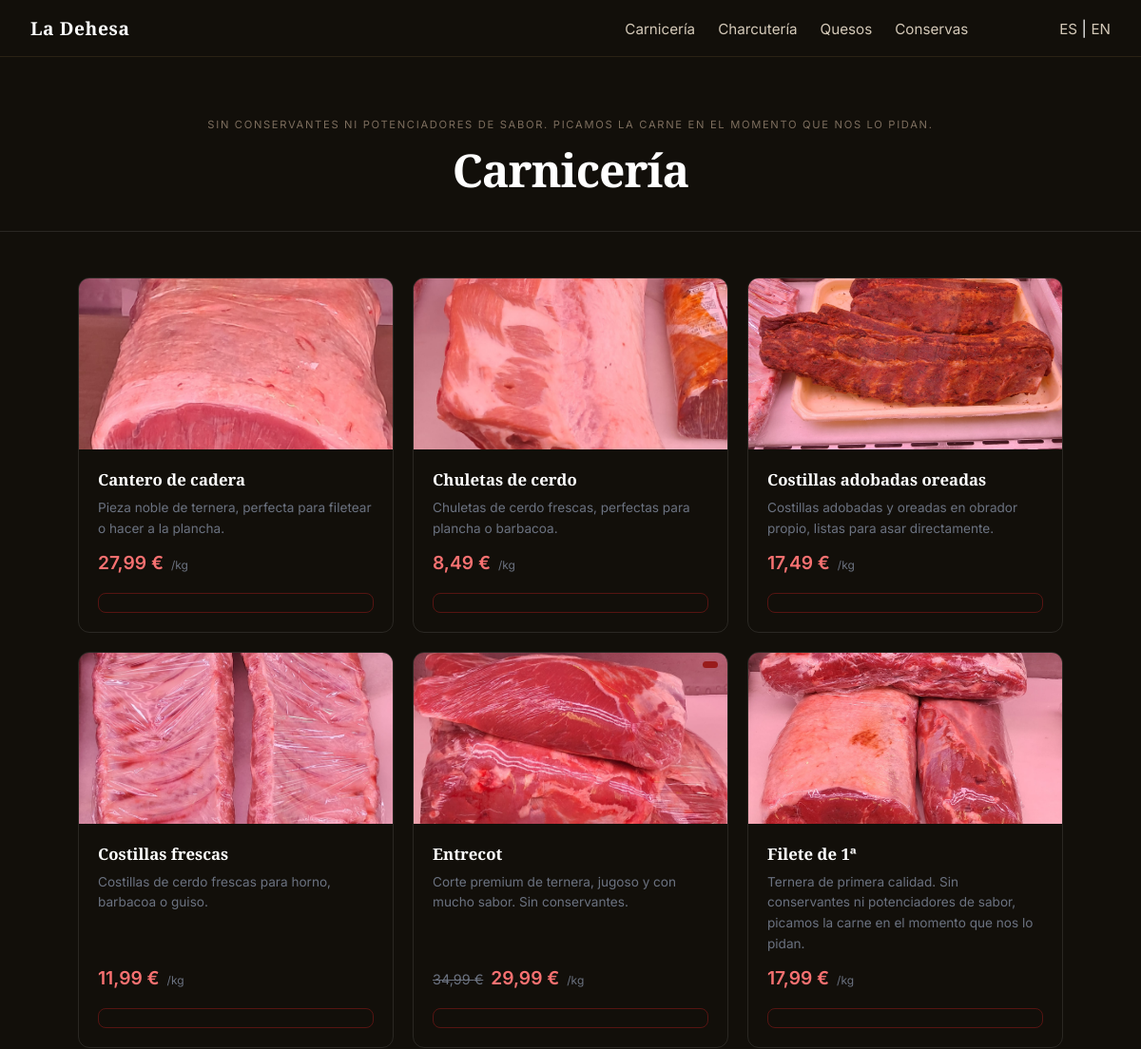
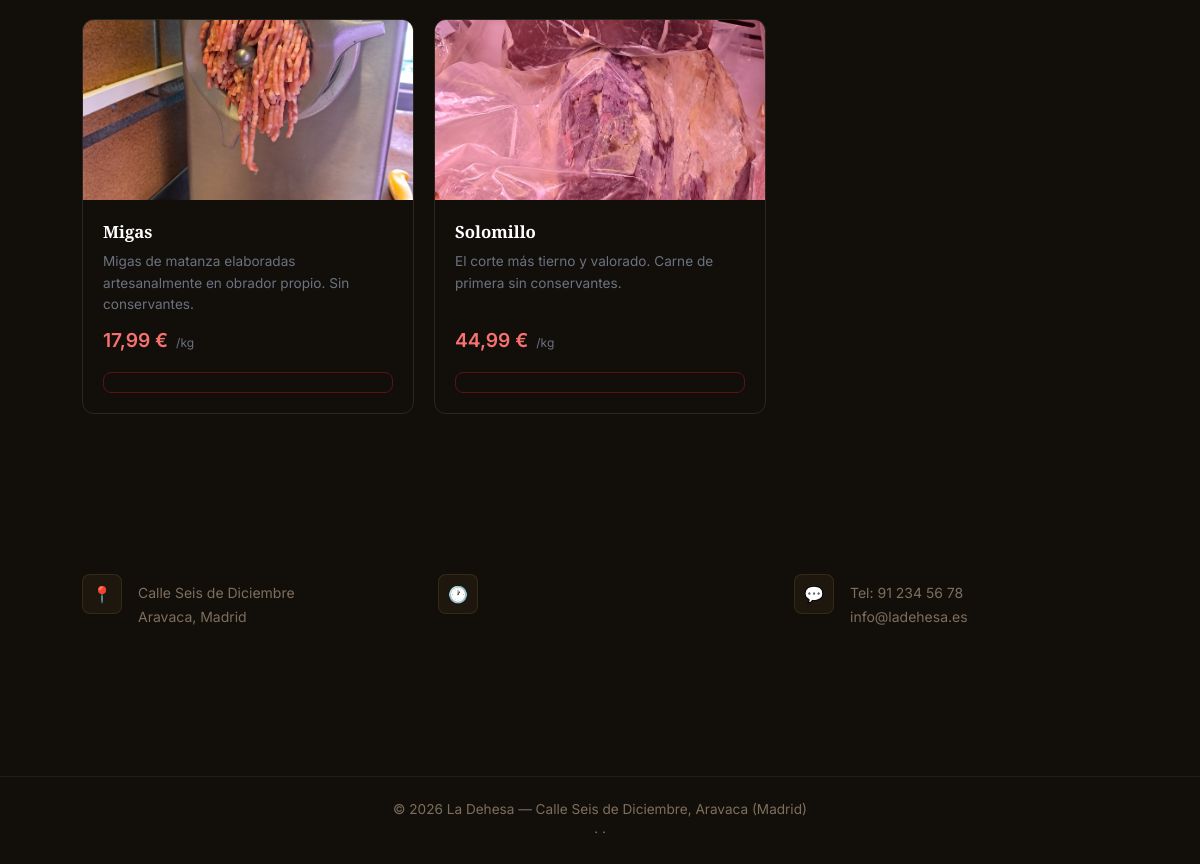
The page /app/views/catalogo/carniceria.php on the database its author committed (2 pictures, top to bottom).
### tables this page shows
CREATE TABLE secciones (
    id INT UNSIGNED AUTO_INCREMENT PRIMARY KEY,
    nombre VARCHAR(100) NOT NULL,
    slug VARCHAR(100) NOT NULL UNIQUE,
    descripcion TEXT,
    orden TINYINT UNSIGNED NOT NULL DEFAULT 0
);

CREATE TABLE productos (
    id INT UNSIGNED AUTO_INCREMENT PRIMARY KEY,
    id_seccion INT UNSIGNED NOT NULL,
    nombre VARCHAR(200) NOT NULL,
    descripcion TEXT,
    precio DECIMAL(10,2) NOT NULL,
    unidad_medida ENUM('kg','g','100g','unidad','bandeja','pack','blister') NOT NULL DEFAULT 'unidad',
    stock DECIMAL(10,3) NOT NULL DEFAULT 0,
    foto VARCHAR(255),
    disponible TINYINT(1) NOT NULL DEFAULT 1,
    created_at TIMESTAMP DEFAULT CURRENT_TIMESTAMP,
    FOREIGN KEY (id_seccion) REFERENCES secciones(id) ON DELETE CASCADE
);

CREATE TABLE promociones (
    id INT UNSIGNED AUTO_INCREMENT PRIMARY KEY,
    id_producto INT UNSIGNED NOT NULL,
    descripcion TEXT,
    precio_promocional DECIMAL(10,2) NOT NULL,
    activa TINYINT(1) NOT NULL DEFAULT 1,
    fecha_inicio DATE,
    fecha_fin DATE,
    FOREIGN KEY (id_producto) REFERENCES productos(id) ON DELETE CASCADE
);

### app/models/Producto.php (called while the page is built, shortened)
<?php
class Producto {
    public static function seccion($pdo, $slug) {
        $stmt = $pdo->prepare("SELECT * FROM secciones WHERE slug = ? LIMIT 1");
        $stmt->execute([$slug]);
        $resultado = $stmt->fetch();
        if ($resultado) {
            return $resultado;
        }
        return null;
    }
    public static function porSeccion($pdo, $idSeccion) {
        $sql = "SELECT p.*, pr.id AS id_promo, pr.precio_promocional
                FROM productos p
                LEFT JOIN promociones pr ON pr.id_producto = p.id
                    AND pr.activa = 1
                    AND CURDATE() BETWEEN pr.fecha_inicio AND pr.fecha_fin
                WHERE p.id_seccion = ? AND p.disponible = 1
                ORDER BY p.nombre";
        $stmt = $pdo->prepare($sql);
        $stmt->execute([$idSeccion]);
        return $stmt->fetchAll();
    }
}

### app/views/catalogo/carniceria.php (the view, shortened to what this page needs)
<?php
require_once __DIR__ . '/../../../config/db.php';
require_once __DIR__ . '/../../models/Producto.php';
$slug = 'carniceria';
$seccion = Producto::seccion($pdo, $slug);
$productos = Producto::porSeccion($pdo, $seccion['id']);
require __DIR__ . '/../layout/header.php';
?>
<link rel="stylesheet" href="/Carniceria/crm/public/css/catalogo.css">
<div class="catalogo-header">
    <p class="secciones-tag"><?= htmlspecialchars($seccion['descripcion']) ?></p>
    <h1>Carnicería</h1>
</div>
<div class="catalogo-grid">
    <?php foreach ($productos as $p): ?>
        <?php $enPromo = $p['precio_promocional'] != null; ?>
        <div class="producto-card" id="card-<?= $p['id'] ?>">
            <div class="producto-foto">
                <?php if ($p['foto']): ?>
                    <img src="/Carniceria/crm/public/img/productos/carniceria/<?= htmlspecialchars($p['foto']) ?>"
                         alt="<?= htmlspecialchars($p['nombre']) ?>">
                <?php endif; ?>
                <?php if ($enPromo): ?>
                    <span class="badge-oferta"><?= $t['badge_oferta'] ?></span>
                <?php endif; ?>
            </div>
            <div class="producto-info">
                <h3><?= htmlspecialchars($p['nombre']) ?></h3>
                <p><?= htmlspecialchars($p['descripcion']) ?></p>
                <div class="producto-precio">
                    <?php if ($enPromo): ?>
                        <span class="precio-original"><?= number_format($p['precio'], 2, ',', '.') ?> €</span>
                        <span class="precio-actual"><?= number_format($p['precio_promocional'], 2, ',', '.') ?> €</span>
                    <?php else: ?>
                        <span class="precio-actual"><?= number_format($p['precio'], 2, ',', '.') ?> €</span>
                    <?php endif; ?>
                    <span class="precio-kg">/<?= htmlspecialchars($p['unidad_medida'] ?? 'unidad') ?></span>
                </div>
                <?php if ((float)$p['stock'] <= 0): ?>
                    <span class="badge-agotado">Agotado</span>
                <?php else: ?>
                <a href="/Carniceria/crm/app/views/auth/login.php" class="btn-carrito"><?= $t['anadir_carrito'] ?></a>
                <?php endif; ?>
            </div>
        </div>
    <?php endforeach; ?>
</div>
<?php require __DIR__ . '/../layout/footer.php'; ?>

### public/css/index.css (style rules this page uses)
*, *::before, *::after { box-sizing: border-box; margin: 0; padding: 0; }
body { padding-top: 60px; }
body { font-family: 'Inter', sans-serif; background: #120f0a; color: white; }
.secciones-tag { text-align: center; color: #7d6e5e; font-size: 0.7rem; letter-spacing: 0.15em; text-transform: uppercase; margin-bottom: 0.5rem; }

### public/css/catalogo.css (style rules this page uses)
.catalogo-header { text-align: center; padding: 4rem 2rem 2rem; border-bottom: 1px solid rgba(255,255,255,0.1); }
.catalogo-header h1 { font-family: 'Playfair Display', serif; font-size: clamp(2rem, 5vw, 3rem); font-weight: 600; letter-spacing: -0.02em; margin-top: 0.5rem; }
.catalogo-grid { display: grid; grid-template-columns: repeat(auto-fill, minmax(260px, 1fr)); gap: 1.25rem; max-width: 1100px; margin: 0 auto; padding: 3rem 2rem 5rem; }
.producto-card { border: 1px solid rgba(255,255,255,0.1); border-radius: 12px; overflow: hidden; display: flex; flex-direction: column; transition: border-color 0.2s, background 0.2s; }
.producto-foto { background: rgba(255,255,255,0.04); height: 180px; display: flex; align-items: center; justify-content: center; position: relative; overflow: hidden; }
.producto-foto img { width: 100%; height: 100%; object-fit: cover; }
.badge-oferta { position: absolute; top: 0.6rem; right: 0.6rem; background: #991b1b; color: white; font-size: 0.7rem; font-weight: 600; letter-spacing: 0.05em; text-transform: uppercase; padding: 0.2rem 0.5rem; border-radius: 4px; }
.producto-info { padding: 1.25rem; display: flex; flex-direction: column; flex: 1; gap: 0.5rem; }
.producto-info h3 { font-family: 'Playfair Display', serif; font-size: 1.05rem; font-weight: 600; }
.producto-info p { color: #6b7280; font-size: 0.85rem; line-height: 1.6; flex: 1; }
.producto-precio { display: flex; align-items: baseline; gap: 0.5rem; margin-top: 0.25rem; }
.precio-actual { font-size: 1.2rem; font-weight: 600; color: #f87171; }
.precio-original { font-size: 0.9rem; color: #6b7280; text-decoration: line-through; }
.precio-kg { font-size: 0.75rem; color: #6b7280; }
.btn-carrito { margin-top: 0.75rem; width: 100%; background: transparent; border: 1px solid rgba(153,27,27,0.5); color: #f87171; font-size: 0.875rem; font-weight: 500; padding: 0.6rem 1rem; border-radius: 8px; cursor: pointer; transition: background 0.2s, border-color 0.2s; }

### rows shown on the page
secciones: descripcion "SIN CONSERVANTES NI POTENCIADORES DE SABOR. PICAMOS LA CARNE EN EL MOMENTO QUE NOS LO PIDAN."
productos: foto (picture), nombre "Cantero de cadera", descripcion "Pieza noble de ternera, perfecta para filetear o hacer a la plancha.", precio "27,99", unidad_medida "kg"
productos: foto (picture), nombre "Chuletas de cerdo", descripcion "Chuletas de cerdo frescas, perfectas para plancha o barbacoa.", precio "8,49", unidad_medida "kg"
productos: foto (picture), nombre "Costillas adobadas oreadas", descripcion "Costillas adobadas y oreadas en obrador propio, listas para asar directamente.", precio "17,49", unidad_medida "kg"
productos: foto (picture), nombre "Costillas frescas", descripcion "Costillas de cerdo frescas para horno, barbacoa o guiso.", precio "11,99", unidad_medida "kg"
promociones: id_producto.foto (picture), id_producto.nombre "Entrecot", id_producto.descripcion "Corte premium de ternera, jugoso y con mucho sabor. Sin conservantes.", id_producto.precio "34,99", precio_promocional "29,99", id_producto.unidad_medida "kg"
productos: foto (picture), nombre "Filete de 1ª", descripcion "Ternera de primera calidad. Sin conservantes ni potenciadores de sabor, picamos la carne en el momento que nos lo pidan.", precio "17,99", unidad_medida "kg"
productos: foto (picture), nombre "Migas", descripcion "Migas de matanza elaboradas artesanalmente en obrador propio. Sin conservantes.", precio "17,99", unidad_medida "kg"
productos: foto (picture), nombre "Solomillo", descripcion "El corte más tierno y valorado. Carne de primera sin conservantes.", precio "44,99", unidad_medida "kg"
